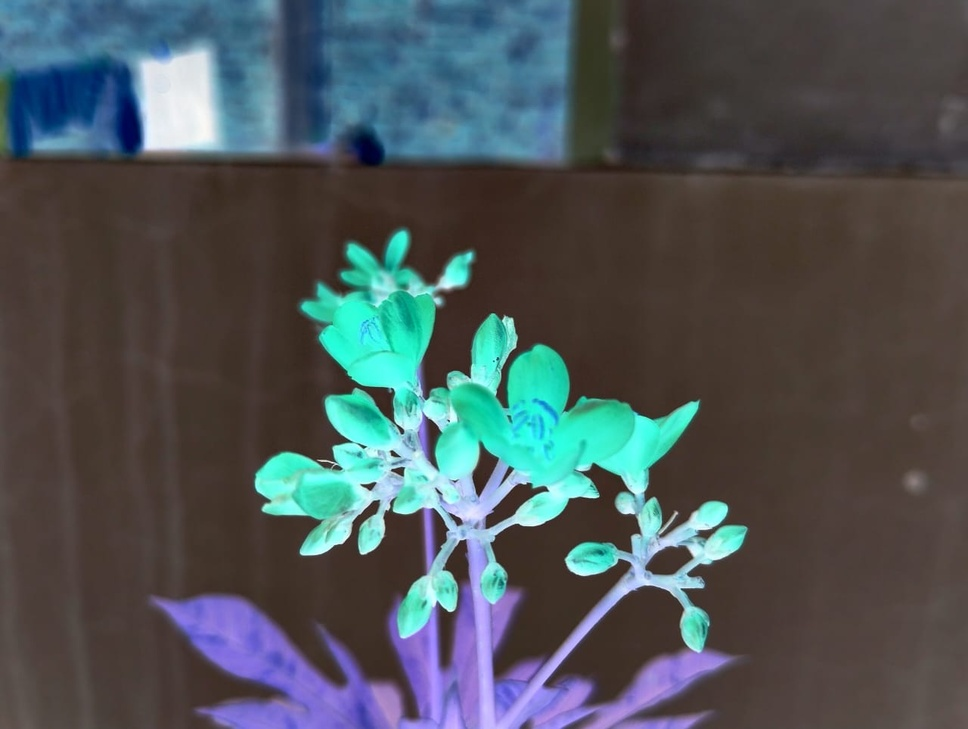
#> input picture sample_input.jpg, 968 x 729 px, shrunk from 1280 x 963 before the run, found by its file name
$ python negative.py
#> lines starting #> are read from the running program, lines starting #| are printed output that depends on the picture
import cv2
# enter your image relative path here and replace "\" with "/"
neg_img = cv2.imread('neg_conv/sample_input.jpg')
#> neg_img is the input picture: shape (729, 968, 3); mean B, G, R 88.1, 85.2, 76.7
if neg_img is None:
    print("Error: Could not read the image.")
else:
    # Convert negative to positive
    pos_img = 255 - neg_img
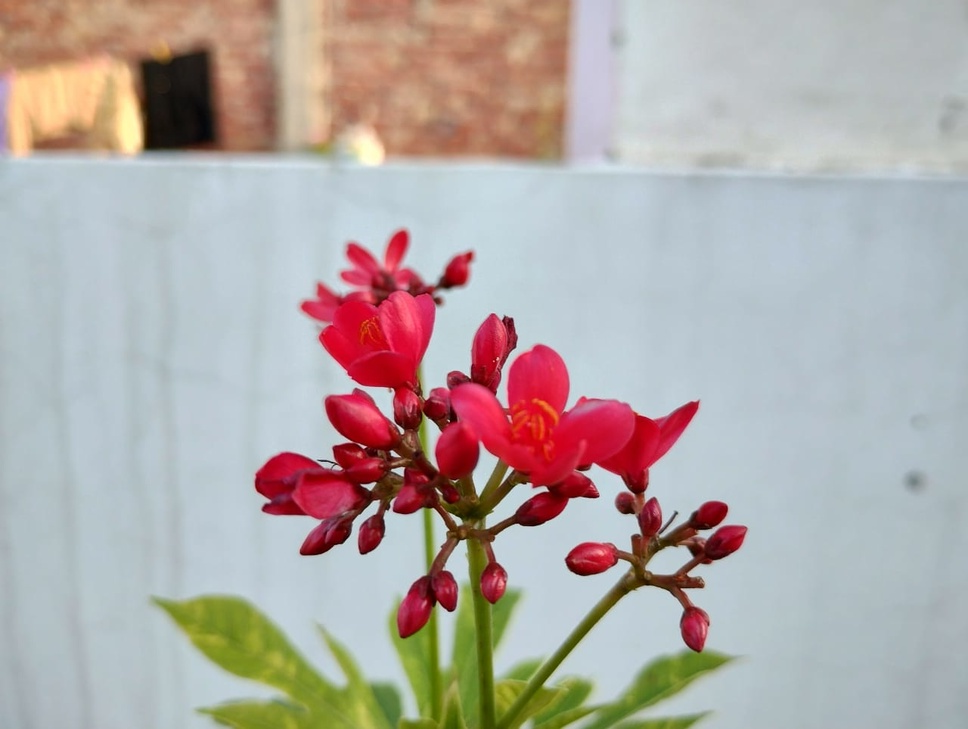
#> pos_img: shape (729, 968, 3); mean B, G, R 166.9, 169.8, 178.3

    save_path = 'positive2.jpg'
# Save the positive image
    cv2.imwrite(save_path, pos_img)
    print(f"Positive image saved as {save_path}.")
    # Display the positive image
    cv2.imshow('Positive Image', pos_img)
    cv2.waitKey(0)
    cv2.destroyAllWindows()
